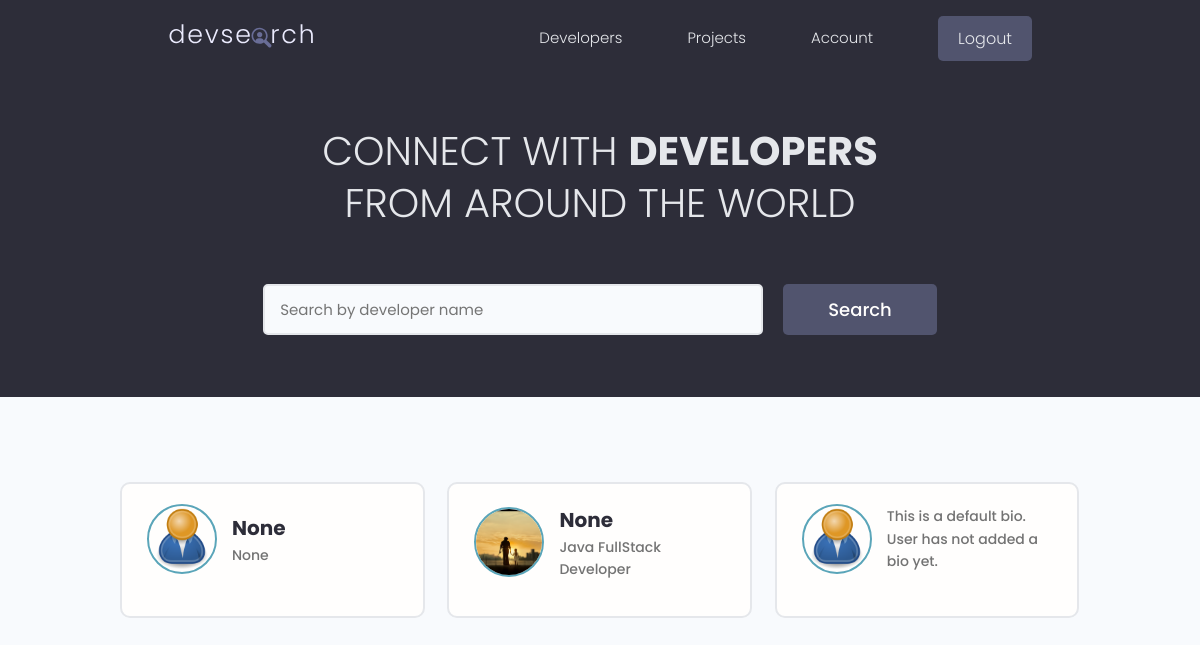
The page / (signed in) on the database its author committed.
### users/models.py (models this page shows, shortened)
class Profile(models.Model):
    user = models.OneToOneField(
        User, on_delete=models.CASCADE, null=True, blank=True)
    name = models.CharField(max_length=200, blank=True, null=True)
    email = models.EmailField(max_length=500, blank=True, null=True)
    username = models.CharField(max_length=200, blank=True, null=True)
    location = models.CharField(max_length=200, blank=True, null=True, default="Earth")
    short_intro = models.CharField(max_length=200, blank=True, null=True, default="This is a default bio. User has not added a bio yet.")
    bio = models.TextField(blank=True, null=True)
    profile_image = models.ImageField(
        null=True, blank=True, upload_to='profiles/', default="profiles/user-default.png")
    social_github = models.CharField(max_length=200, blank=True, null=True)
    social_twitter = models.CharField(max_length=200, blank=True, null=True)
    social_linkedin = models.CharField(max_length=200, blank=True, null=True)
    social_youtube = models.CharField(max_length=200, blank=True, null=True)
    social_website = models.CharField(max_length=200, blank=True, null=True)
    created = models.DateTimeField(auto_now_add=True)
    id = models.UUIDField(default=uuid.uuid4, unique=True,
                          primary_key=True, editable=False)

### users/views.py (the view)
# urls.py: path('', views.profiles, name='profiles'),
def profiles(request):
    profiles = Profile.objects.all()
    context = {'profiles': profiles}
    return render(request, 'users/profiles.html', context)

### users/templates/users/profiles.html (shortened to what this page needs)
{% extends 'main.html' %}
{% block content %}
<main class="home">
    <section class="hero-section text-center">
        <div class="container container--narrow">
            <div class="hero-section__box">
                <h2>CONNECT WITH <span>DEVELOPERS</span></h2>
                <h2>FROM AROUND THE WORLD</h2>
            </div>
            <div class="hero-section__search">
                <form id="searchForm" class="form" action="{% url 'profiles' %}" method="get">
                    <div class="form__field">
                        <input class="input input--text" id="formInput#search" type="text" name="search_query"
                            value="{{search_query}}" placeholder="Search by developer name" />
                    </div>
                    <input class="btn btn--sub btn--lg" type="submit" value="Search" />
                </form>
            </div>
        </div>
    </section>
    <section class="devlist">
        <div class="container">
            <div class="grid grid--three">
                {% for profile in profiles %}
                <div class="column card">
                    <div class="dev">
                        <a href="{% url 'user-profile' profile.id %}" class="card__body">
                            <div class="dev__profile">
                                <img class="avatar avatar--md" src="{{ profile.profile_image.url }}" alt="image" />
                                <div class="dev__meta">
                                    <h3>{{profile.name}}</h3>
                                    <h5>{{profile.short_intro|slice:"60"}}</h5>
                                </div>
                            </div>
                        </a>
                    </div>
                </div>
                {% endfor %}
            </div>
        </div>
    </section>
</main>
{% endblock content %}

### projects/static/styles/app.css (style rules this page uses)
:root { --color-sub: #2d2d39; }
.btn--sub { background-color: var(--color-sub-light); }
.card { border: 2px solid var(--color-light); }
img { width: 100%; }
.hero-section { height: 40vh; display: flex; align-items: center; background-color: var(--color-sub); }
.hero-section__box { margin-bottom: 4rem; }
.hero-section__box > h2, .hero-section__box > h2 > span { font-size: 4rem; color: var(--color-light); line-height: 1.3; text-transform: uppercase; }
.hero-section__box > h2 { font-weight: 300; }
.hero-section__box > h2 > span { font-weight: 700; }
.hero-section__search > .form { display: flex; align-items: center; justify-content: center; gap: 2rem; }
.hero-section__search > .form input.input--text { width: 50rem; }
.devlist { margin-top: 8rem; }
.devlist .grid { align-items: stretch; }
.devlist .dev .dev__profile { display: flex; align-items: center; gap: 1.5rem; }
.devlist .dev .dev__meta h3 { color: var(--color-sub); font-size: 2rem; font-weight: 700; }
.devlist .dev .dev__meta h5 { color: var(--color-text); font-size: 1.4rem; font-weight: 500; }

### projects/static/uikit/styles/modules/_variables.css (style rules this page uses)
:root { --color-main: #5aa5b9; --color-main-light: #e6faff; --color-sub: #3f4156; --color-sub-light: #51546e; --color-sub-lighter: #ededfd; --color-text: #737373; --color-gray: #8b8b8b; --color-light: #e5e7eb; --color-light-gray: #767676; --color-bg: #f8fafd; --color-white: #fffefd; --color-white-light: #f3f3f3; --color-success: #359e64; --color-success-bg: #def8e8; --color-error: #fc4b0b; --color-error-bg: #fff2ee; --font-base: 'Poppins', arial, helvetica, 'Segoe UI', roboto, ubuntu, sans-serif; --font-monospace: 'Fira Code', 'Courier New', courier, monospace; --font-regular: 300; --font-medium: 500; --font-bold: 700; --generic-shadow: 1px 1px 5px #00000010; --generic-transition: all 0.3s ease-in-out; }

### projects/static/uikit/styles/modules/_base.css (style rules this page uses)
* { margin: 0; padding: 0; box-sizing: border-box; text-rendering: optimizeLegibility; color: inherit; font-size: inherit; }
html { font-size: 50%; }
@media only screen and (min-width: 480px) { html { font-size: 56.25%; } }
@media only screen and (min-width: 1200px) { html { font-size: 62.5%; } }
body { line-height: 1.6; font-weight: 400; font-size: 1.5rem; color: var(--color-text); background-color: var(--color-bg); min-height: 100vh; }

### projects/static/uikit/styles/modules/_typography.css (style rules this page uses)
* { font-family: var(--font-base); }
h2 { font-size: 3.6rem; font-weight: var(--font-bold); }
h3 { font-size: 3.2rem; font-weight: var(--font-medium); }
h5 { font-size: 2.4rem; font-weight: var(--font-medium); }
h5, h6 { font-weight: var(--font-regular); }
p, span, strong { font-size: 1.6rem; color: var(--color-text); font-weight: var(--font-regular); }
a { padding-bottom: 2px; text-decoration: none; display: inline-block; color: var(--color-main); font-weight: var(--font-medium); }

### projects/static/uikit/styles/modules/_utilities.css (style rules this page uses)
.container { width: 92%; max-width: 165rem; margin: 0 auto; box-sizing: border-box; }
.container--narrow { width: 92%; max-width: 120rem; }
@media screen and (min-width: 1000px) { .container { width: 90%; } }
@media screen and (min-width: 1000px) { .container--narrow { width: 85%; } }
@media screen and (min-width: 1200px) { .container { width: 80%; } }
@media screen and (min-width: 1200px) { .container--narrow { width: 72%; } }
.text-center { text-align: center; }

### projects/static/uikit/styles/modules/_avatar.css (style rules this page uses)
.avatar { border-radius: 50%; border: 2px solid var(--color-main); object-fit: cover; }
.avatar--md { height: 7rem; width: 7rem; }

### projects/static/uikit/styles/modules/_button.css (style rules this page uses)
.btn { display: inline-block; position: relative; cursor: pointer; background-color: var(--color-light); font-weight: var(--font-medium); color: var(--color-sub); text-decoration: none; padding: 1rem 2rem; border-radius: 0.5rem; border: none; width: -webkit-fit-content; width: -moz-fit-content; width: fit-content; height: -webkit-fit-content; height: -moz-fit-content; height: fit-content; font-size: 1.6rem; outline-width: 0; outline-color: transparent; -webkit-backface-visibility: hidden; backface-visibility: hidden; transition: all 0.3s ease-in-out; }
.btn--sub { background-color: var(--color-sub); color: var(--color-white); }
.btn--lg { font-size: 1.8rem; padding: 1.2rem 4.5rem; }

### projects/static/uikit/styles/modules/_card.css (style rules this page uses)
.card { border-radius: 1rem; background-color: var(--color-white); border: 1.5px solid var(--color-light); width: auto; height: auto; margin-top: 0.5rem; margin-bottom: 0.5rem; overflow: hidden; }
.card__body, .card__header { padding: 2rem 2.5rem; }

### rows shown on the page
Profile: profile_image (placeholder picture), name "None", short_intro "None"
Profile: profile_image (picture), name "None", short_intro "Java FullStack Developer"
Profile: profile_image (placeholder picture), short_intro "This is a default bio. User has not added a bio yet."
